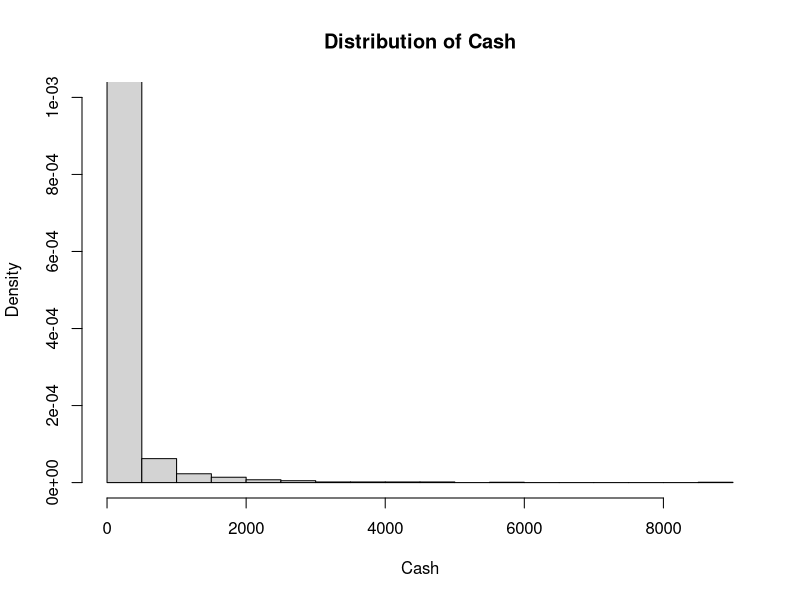
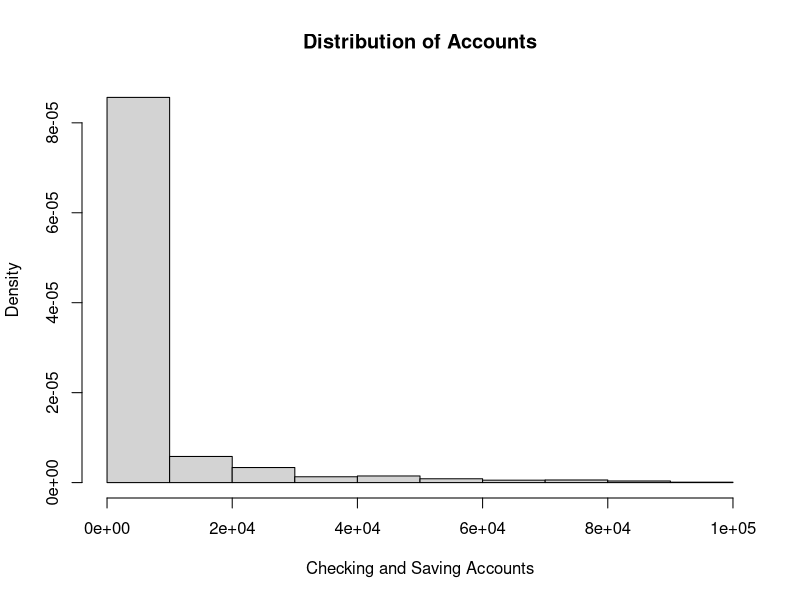
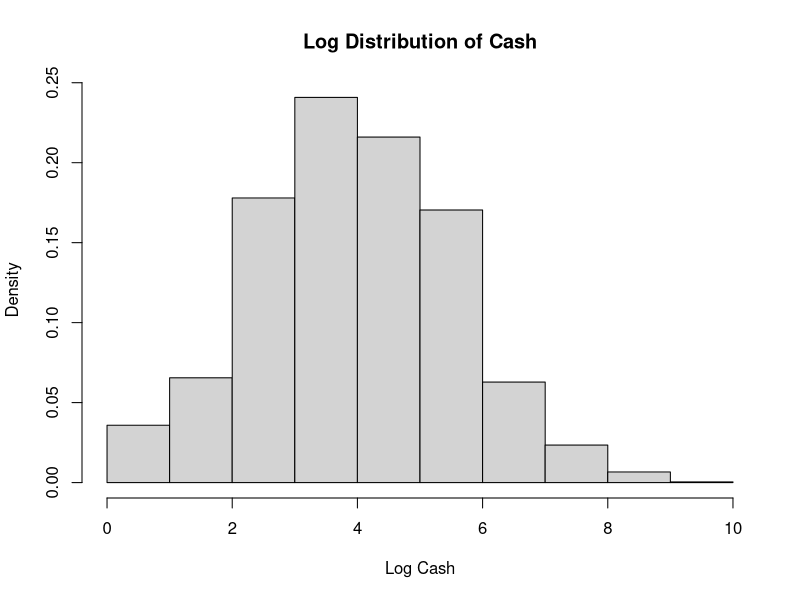
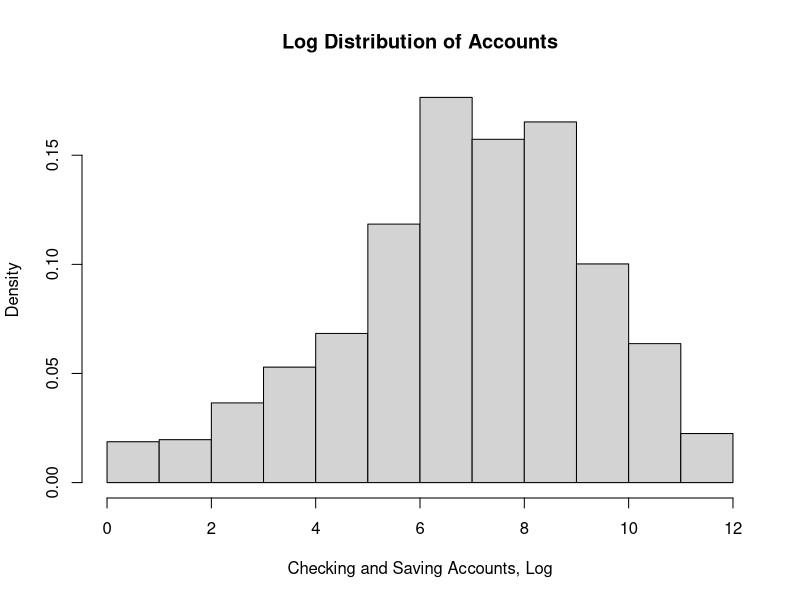
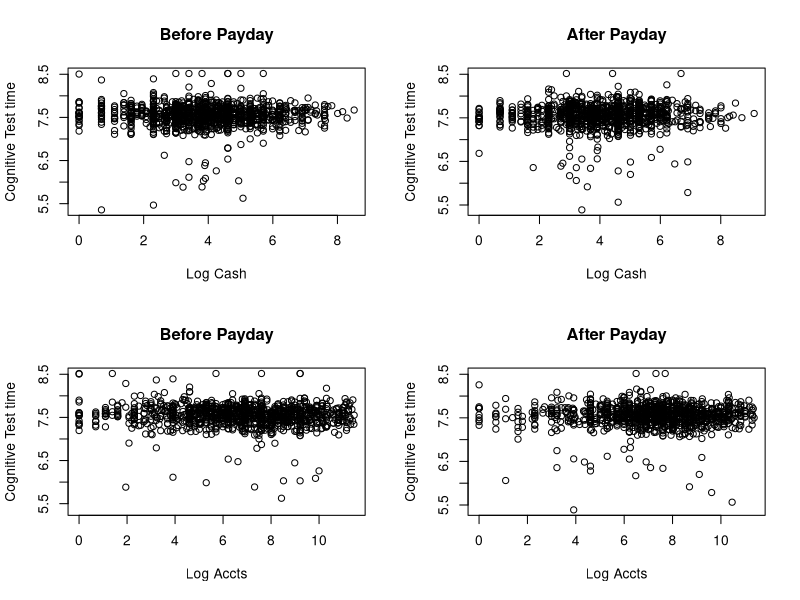
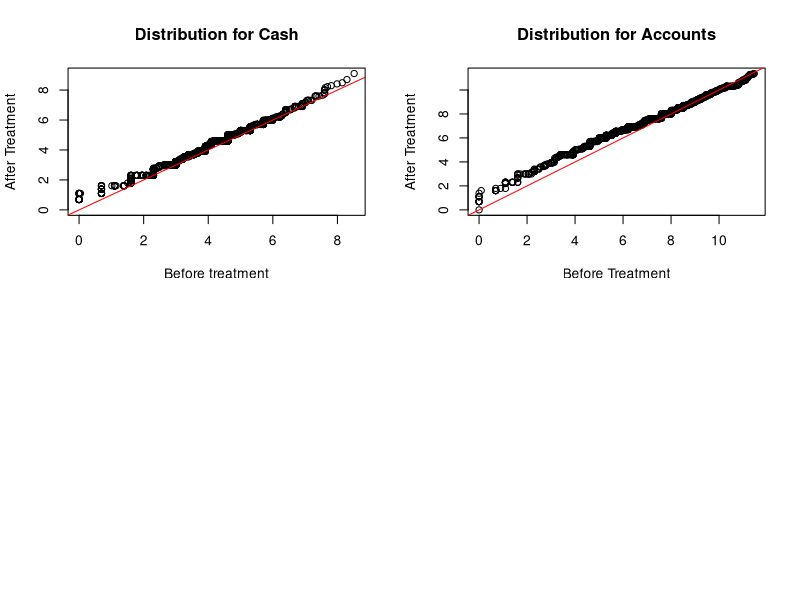

Reproduce these figures in R, in order.
## ---- chunk 1
poverty <- read.csv("poverty-1.csv")

summary(poverty)

hist(x = poverty$cash, freq = FALSE, ylim = c(0, .001),
     xlab = "Cash", main = "Distribution of Cash")

hist(x = poverty$accts_amt, freq = FALSE,
     xlab = "Checking and Saving Accounts", main = "Distribution of Accounts")

poverty$log_cash <- log(poverty$cash)

poverty$log_accts <- log(poverty$accts_amt)

hist(x = poverty$log_cash, freq = FALSE,
     xlab = "Log Cash", main = "Log Distribution of Cash")

hist(x = poverty$log_accts, freq = FALSE,
     xlab = "Checking and Saving Accounts, Log", main = "Log Distribution of Accounts")

## ---- chunk 2

## ---- chunk 3
before <- subset(poverty, subset = (treatment == "Before Payday"))
after <- subset(poverty, subset = (treatment == "After Payday"))

#stroop_diff <- mean(after$stroop_time) - mean(before$stroop_time) * 100

stroop_diff <- (mean(after$stroop_time) - mean(before$stroop_time)) * 100
cat("SATE Mean:")
stroop_diff
cat("\n")
stroop_diff_median <- (median(after$stroop_time) - median(before$stroop_time)) * 100
cat("SATE Median:")
stroop_diff_median


## ---- chunk 4
par(mfrow=c(2,2))

plot(x = before$log_cash, y = before$stroop_time,
     xlab = "Log Cash",
     ylab = "Cognitive Test time",
     main= "Before Payday")

plot(x = after$log_cash, y = after$stroop_time,
     xlab = "Log Cash",
     ylab = "Cognitive Test time",
     main= "After Payday")

plot(x = before$log_accts, y = before$stroop_time,
     xlab = "Log Accts",
     ylab = "Cognitive Test time",
     main= "Before Payday")

plot(x = after$log_accts, y = after$stroop_time,
     xlab = "Log Accts",
     ylab = "Cognitive Test time",
     main= "After Payday")

## ---- chunk 5
treatment_effect_cash_mean <- mean(before$cash, na.rm = TRUE) - mean(after$cash, na.rm = TRUE)

treatment_effect_cash_median <- median(before$cash, na.rm = TRUE) - median(after$cash, na.rm = TRUE)

treatment_effect_accts_mean <- mean(before$accts_amt, na.rm = TRUE) - mean(after$accts_amt, na.rm = TRUE)

#treatment_effects_accts_median <- median(before$accts_amt, na.rm = TRUE) - median(after$accts_amt, na.rm = TRUE)

treatment_effect_accts_median <- median(before$accts_amt, na.rm = TRUE) - median(after$accts_amt, na.rm = TRUE)

cat("Treatment Cash Mean is: ", treatment_effect_cash_mean, "\n")

cat("Treatment Cash Median is: ", treatment_effect_cash_median, "\n")

cat("Treatment Accts Mean is: ", treatment_effect_accts_mean, "\n")
cat("Treatment Accts Median is: ", treatment_effect_accts_median, "\n")


## ---- chunk 6

## ---- chunk 7
qqplot(before$log_cash, after$log_cash,
       xlab = "Before treatment",
       ylab = "After Treatment",
       main = "Distribution for Cash")
abline(a = 0, b = 1, col = "Red")

qqplot(before$log_accts, after$log_accts,
       xlab = "Before Treatment",
       ylab = "After Treatment",
       main = "Distribution for Accounts")
abline(a = 0, b = 1, col = "Red")
## ---- chunk 8

## ---- chunk 9
# 1 if respnodent earns less than 20K

more_20K <- subset(poverty, subset = (poverty$income_less20k == 0))

less_20K <- subset(poverty, subset = (poverty$income_less20k == 1))

more_before <- subset(more_20K, subset = (treatment == "Before Payday"))

more_after <- subset(more_20K, subset = (treatment == "After Payday"))

less_before <- subset(less_20K, subset = (treatment == "Before Payday"))

less_after <- subset(less_20K, subset = (treatment == "After Payday"))

treatment_more <- mean(more_before$accts_amt, na.rm = TRUE) - mean(more_after$accts_amt, na.rm = TRUE)
treatment_more

treatment_less <- mean(less_before$accts_amt, na.rm = TRUE) - mean(less_after$accts_amt, na.rm = TRUE)
treatment_less

(difference <- treatment_more - treatment_less)

